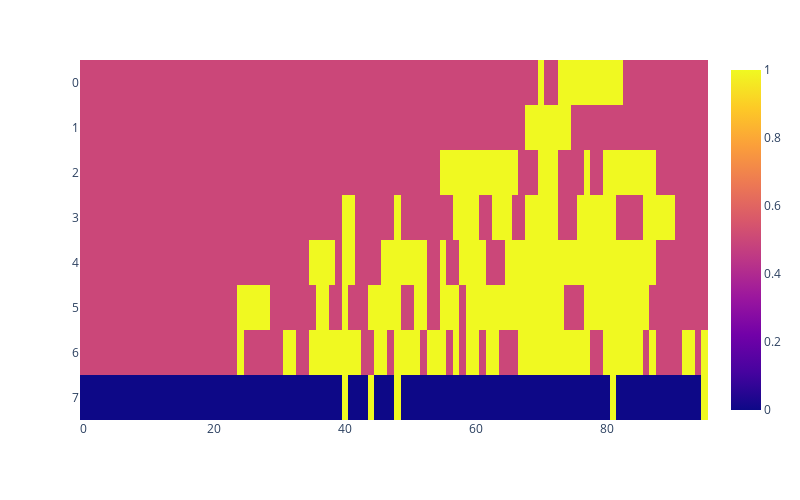

Notebook source saved alongside this figure:
### Code cell
traces_filepath = Path(r"C:\Users\mrkos\scth\projects\MDPPricing\data\ev_variable_resources\single_day_cs_pp_T=768_c=3_expected_res=96_nᵣ=96_res_budget_μ=0.25\traces\traces_N=100_seed=888.csv")
traces = pd.read_csv(traces_filepath, dtype={"product":str})
traces["prod_vec"] = traces["product"].apply(vec_from_str)
traces["n_timeslots"] = traces.prod_vec.apply(sum)

flatrate_per_timeslot = pd.read_csv(traces_filepath.parents[1]/"results"/"flatrate"/"config_flatrate_result_price.csv").iloc[0,0]

tr = traces[traces.trace_id==1]

accept = tr.budget>=tr.n_timeslots*flatrate_per_timeslot
requests_accepted_by_flatrate = tr[accept]
requests_rejected_by_flatrate = tr[~accept]

alloc_acc, _ = traces2allocation(requests_accepted_by_flatrate)
alloc_rej, _ = traces2allocation(requests_rejected_by_flatrate)
alloc_rej[alloc_rej==0.0] = 0.5

alloc = np.concatenate([alloc_rej, alloc_acc], axis=0)
fig = px.imshow(alloc, aspect="auto", width=800, height=500)
fig.show()

### Figure 1 — Plotly figure (JSON) as saved in the notebook; plotly's stock layout.template omitted (floating-point values rounded to 4 significant figures; data arrays with more than 128 entries replaced by an {"elided": "..."} marker saying what was removed)
{"data": [{"coloraxis": "coloraxis", "name": "0", "z": {"elided": "8x96 float values"}, "type": "heatmap", "xaxis": "x", "yaxis": "y", "hovertemplate": "x: %{x}<br>y: %{y}<br>color: %{z}<extra></extra>"}], "layout": {"xaxis": {"anchor": "y", "domain": [0.0, 1.0]}, "yaxis": {"anchor": "x", "domain": [0.0, 1.0], "autorange": "reversed"}, "coloraxis": {"colorscale": [[0.0, "#0d0887"], [0.1111, "#46039f"], [0.2222, "#7201a8"], [0.3333, "#9c179e"], [0.4444, "#bd3786"], [0.5556, "#d8576b"], [0.6667, "#ed7953"], [0.7778, "#fb9f3a"], [0.8889, "#fdca26"], [1.0, "#f0f921"]]}, "margin": {"t": 60}, "height": 500, "width": 800}}
